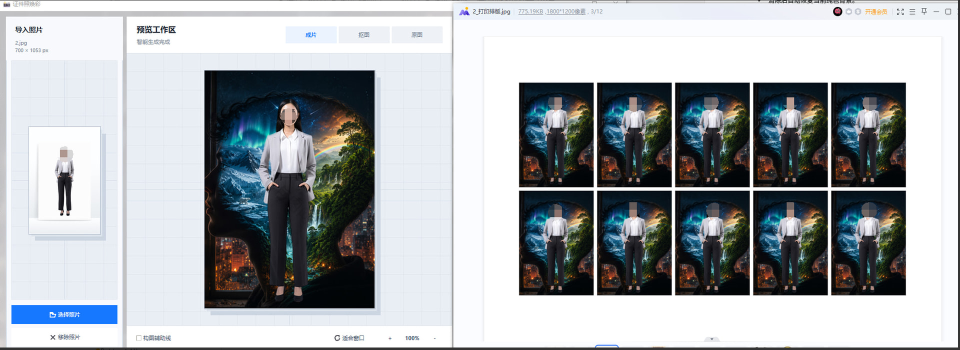
#> input picture 图片.jpg, 1920 x 699 px (shown at 1/2 size); its folder holds only this picture in this run
$ python -i quality.py   (imports and definitions only)   (older library calls are emulated)
#> lines starting #> are read from the running program, lines starting #| are printed output that depends on the picture
#> further down, picture is the input picture: PIL image 1920x699 RGB; mean R, G, B 169, 173.4, 176.7
### pictone/face.py
import sys
import threading
from dataclasses import dataclass
from pathlib import Path
from typing import Optional

import numpy as np

try:
    import cv2
except ImportError:
    cv2 = None


MODEL_NAME = "face_detection_yunet_2023mar.onnx"
_detector = None
_detector_lock = threading.Lock()


@dataclass(frozen=True)
class FaceDetection:
    box: tuple
    landmarks: tuple
    score: float

    # [10 lines left out: functions center, eye_tilt, not called in this run]


def _model_path() -> Path:
    if getattr(sys, "frozen", False):
        root = Path(getattr(sys, "_MEIPASS", Path(sys.executable).parent))
        return root / "pictone" / "models" / MODEL_NAME
    return Path(__file__).resolve().parent / "models" / MODEL_NAME


def model_available() -> bool:
    return cv2 is not None and _model_path().is_file() and hasattr(cv2, "FaceDetectorYN_create")


# [10 lines left out: function _load_detector, not called in this run]


def detect_faces(rgb: np.ndarray) -> list[FaceDetection]:
    if not model_available():
        return []
    height, width = rgb.shape[:2]
    try:
        detector = _load_detector(width, height)
    except (OSError, RuntimeError):
        return []
    _, faces = detector.detect(cv2.cvtColor(rgb, cv2.COLOR_RGB2BGR))
    if faces is None:
        return []
    found = []
    for row in faces:
        values = row.astype(float).tolist()
        box = tuple(values[:4])
        landmarks = tuple((values[index], values[index + 1]) for index in range(4, 14, 2))
        found.append(FaceDetection(box, landmarks, values[14]))
    return sorted(found, key=lambda item: item.score, reverse=True)


# [74 lines left out: function suggest_layout, not called in this run]

### pictone/quality.py
from dataclasses import dataclass

import numpy as np
from PIL import Image, ImageFilter, ImageStat

try:
    import cv2
except ImportError:
    cv2 = None

from .face import detect_faces


@dataclass(frozen=True)
class QualityItem:
    name: str
    value: str
    passed: bool
    detail: str


@dataclass(frozen=True)
class QualityReport:
    items: tuple
    score: int

    @property
    def passed(self):
        return all(item.passed for item in self.items)

    def summary(self) -> str:
        failed = [item.name for item in self.items if not item.passed]
        return "检查通过" if not failed else "需注意：" + "、".join(failed)


def _blur_score(image: Image.Image) -> float:
    gray = np.asarray(image.convert("L"), dtype=np.float32)
    if cv2 is not None:
        return float(cv2.Laplacian(gray, cv2.CV_32F).var())
    return float(ImageStat.Stat(image.convert("L").filter(ImageFilter.FIND_EDGES)).mean[0])


def inspect_photo(source: Image.Image, matte: Image.Image = None, target_size=None) -> QualityReport:
    image = source.convert("RGB")
    rgb = np.asarray(image, dtype=np.uint8)
    height, width = rgb.shape[:2]
#> height = 699; width = 1920
    try:
        faces = detect_faces(rgb)
#> faces = []
    except Exception:
        faces = []
    items = []
    items.append(QualityItem("人脸数量", str(len(faces)), len(faces) == 1, "建议使用单人正面照片"))
    if faces:
        face = faces[0]
        x, y, face_width, face_height = face.box
        ratio = face_width / width
        centered = abs(face.center[0] - width / 2) / width < 0.12
        size_ok = 0.26 <= ratio <= 0.42
        tilt_ok = abs(face.eye_tilt) <= 5
        items.append(QualityItem("人脸位置", "居中" if centered else "偏移", centered, "可用水平位置微调"))
        items.append(QualityItem("人脸比例", f"{ratio:.0%}", size_ok, "建议人脸宽度约占成片 26% 至 42%"))
        items.append(QualityItem("眼线水平", f"{face.eye_tilt:+.1f}°", tilt_ok, "可使用自动构图或旋转修正"))
        headroom = y / height
        items.append(QualityItem("头顶留白", f"{headroom:.0%}", headroom >= 0.03, "头顶不宜贴近上边缘"))
    blur_score = _blur_score(image)
#> in _blur_score, `gray = np.asarray(image.convert("L"), dtype=np.float32)`:
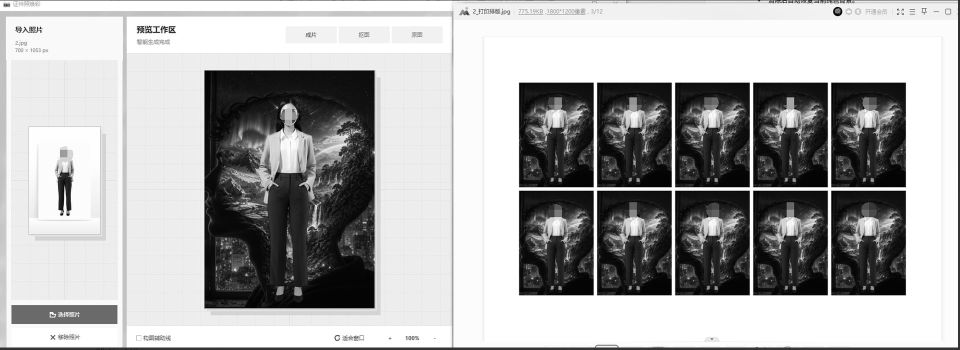
#> gray: shape (699, 1920) float32 (shown at 1/2 size); min 0, max 255, mean 172.4
#> blur_score = 1095.9
    items.append(QualityItem("清晰度", f"{blur_score:.0f}", blur_score >= 30, "原图过度模糊会影响抠图和打印"))
    brightness = float(rgb.mean())
#> brightness = 173
    items.append(QualityItem("曝光", f"{brightness:.0f}/255", 35 <= brightness <= 225, "避免整体过暗或过曝"))
    if matte is not None:
        alpha = np.asarray(matte.getchannel("A"), dtype=np.uint8)
        edge_ratio = float(((alpha > 0) & (alpha < 255)).mean())
        items.append(QualityItem("抠图边缘", f"过渡区域 {edge_ratio:.1%}", edge_ratio < 0.75, "透明预览中检查发丝、耳廓和肩线"))
    if target_size:
        items.append(QualityItem("输出尺寸", f"{target_size[0]} x {target_size[1]}", True, ""))
    score = round(100 * sum(item.passed for item in items) / max(1, len(items)))
#> score = 67
    return QualityReport(tuple(items), score)

>>> from PIL import Image
>>> picture = Image.open('../图片.jpg')
>>> result = inspect_photo(picture)
